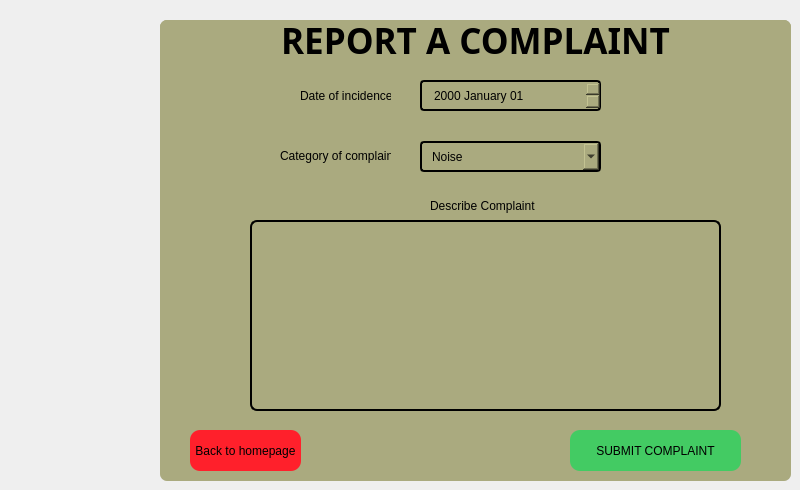
     <widget class="QWidget" name="pageReport_a_complaint">
      <widget class="QLabel" name="label_34">
       <property name="geometry">
        <rect>
         <x>160</x>
         <y>20</y>
         <width>631</width>
         <height>461</height>
        </rect>
       </property>
       <property name="styleSheet">
        <string notr="true">border-radius:7px;
background-color: rgb(170, 170, 127);</string>
       </property>
       <property name="text">
        <string/>
       </property>
      </widget>
      <widget class="QLabel" name="label_35">
       <property name="geometry">
        <rect>
         <x>300</x>
         <y>85</y>
         <width>91</width>
         <height>21</height>
        </rect>
       </property>
       <property name="styleSheet">
        <string notr="true">border-radius:7px;
background-color: rgb(170, 170, 127);</string>
       </property>
       <property name="text">
        <string>Date of incidence</string>
       </property>
      </widget>
      <widget class="QTextEdit" name="ted_pageReportAComplaint_describeComplaint">
       <property name="geometry">
        <rect>
         <x>250</x>
         <y>220</y>
         <width>471</width>
         <height>191</height>
        </rect>
       </property>
       <property name="styleSheet">
        <string notr="true">border-radius:7px;
background-color: rgb(170, 170, 127);
color: rgb(39, 39, 39);
border: 2px solid black</string>
       </property>
      </widget>
      <widget class="QDateEdit" name="date_pageReport_a_complaint_date_of_incedence">
       <property name="geometry">
        <rect>
         <x>420</x>
         <y>80</y>
         <width>181</width>
         <height>31</height>
        </rect>
       </property>
       <property name="styleSheet">
        <string notr="true">background-color: rgb(170, 170, 127);
border-radius: 4px;
border: 2px solid black;
padding-left:10px;</string>
       </property>
       <property name="displayFormat">
        <string>yyyy MMMM dd</string>
       </property>
      </widget>
      <widget class="QLabel" name="label_36">
       <property name="geometry">
        <rect>
         <x>280</x>
         <y>140</y>
         <width>111</width>
         <height>31</height>
        </rect>
       </property>
       <property name="styleSheet">
        <string notr="true">border-radius:7px;
background-color: rgb(170, 170, 127);</string>
       </property>
       <property name="text">
        <string>Category of complaint</string>
       </property>
      </widget>
      <widget class="QComboBox" name="combo_pageReportAComplaint_category_of_complaint">
       <property name="geometry">
        <rect>
         <x>420</x>
         <y>141</y>
         <width>181</width>
         <height>31</height>
        </rect>
       </property>
       <property name="styleSheet">
        <string notr="true">background-color: rgb(170, 170, 127);
border-radius: 4px;
border: 2px solid black;
padding-left:10px</string>
       </property>
       <item>
        <property name="text">
         <string>Noise</string>
        </property>
       </item>
       <item>
        <property name="text">
         <string>Payments</string>
        </property>
       </item>
       <item>
        <property name="text">
         <string>Maintenance and Repairs</string>
        </property>
       </item>
       <item>
        <property name="text">
         <string>House Hygene</string>
        </property>
       </item>
       <item>
        <property name="text">
         <string>Water</string>
        </property>
       </item>
       <item>
        <property name="text">
         <string>Electricity</string>
        </property>
       </item>
       <item>
        <property name="text">
         <string>Other tenants/Neighbours</string>
        </property>
       </item>
       <item>
        <property name="text">
         <string>House Management</string>
        </property>
       </item>
       <item>
        <property name="text">
         <string>Other</string>
        </property>
       </item>
      </widget>
      <widget class="QLabel" name="label_37">
       <property name="geometry">
        <rect>
         <x>430</x>
         <y>190</y>
         <width>111</width>
         <height>31</height>
        </rect>
       </property>
       <property name="styleSheet">
        <string notr="true">border-radius:7px;
background-color: rgb(170, 170, 127);</string>
       </property>
       <property name="text">
        <string>Describe Complaint</string>
       </property>
      </widget>
      <widget class="QLabel" name="label_38">
       <property name="geometry">
        <rect>
         <x>160</x>
         <y>20</y>
         <width>631</width>
         <height>41</height>
        </rect>
       </property>
       <property name="font">
        <font>
         <family>Bahnschrift Condensed</family>
         <pointsize>26</pointsize>
         <weight>75</weight>
         <bold>true</bold>
        </font>
       </property>
       <property name="styleSheet">
        <string notr="true">border-radius:7px;
background-color: rgb(170, 170, 127);</string>
       </property>
       <property name="text">
        <string>REPORT A COMPLAINT</string>
       </property>
       <property name="alignment">
        <set>Qt::AlignCenter</set>
       </property>
      </widget>
      <widget class="QPushButton" name="btn_pageReportAComplaint_backToHomepage">
       <property name="geometry">
        <rect>
         <x>190</x>
         <y>430</y>
         <width>111</width>
         <height>41</height>
        </rect>
       </property>
       <property name="styleSheet">
        <string notr="true">background-color:rgb(255, 32, 43);
border-radius:10px
</string>
       </property>
       <property name="text">
        <string>Back to homepage</string>
       </property>
      </widget>
      <widget class="QPushButton" name="btn_pageReportAComplaint_submitComplaint">
       <property name="geometry">
        <rect>
         <x>570</x>
         <y>430</y>
         <width>171</width>
         <height>41</height>
        </rect>
       </property>
       <property name="styleSheet">
        <string notr="true">background-color:rgb(67, 203, 99);
border-radius:10px
</string>
       </property>
       <property name="text">
        <string>SUBMIT COMPLAINT</string>
       </property>
       <property name="shortcut">
        <string>Return</string>
       </property>
      </widget>
      <widget class="QLabel" name="label_39">
       <property name="geometry">
        <rect>
         <x>160</x>
         <y>110</y>
         <width>631</width>
         <height>31</height>
        </rect>
       </property>
       <property name="font">
        <font>
         <weight>75</weight>
         <bold>true</bold>
        </font>
       </property>
       <property name="styleSheet">
        <string notr="true">border-radius:7px;
background-color: rgb(170, 170, 127);
color: rgb(207, 8, 22);</string>
       </property>
       <property name="text">
        <string/>
       </property>
       <property name="alignment">
        <set>Qt::AlignCenter</set>
       </property>
      </widget>
      <zorder>label_34</zorder>
      <zorder>label_35</zorder>
      <zorder>label_36</zorder>
      <zorder>combo_pageReportAComplaint_category_of_complaint</zorder>
      <zorder>label_37</zorder>
      <zorder>ted_pageReportAComplaint_describeComplaint</zorder>
      <zorder>label_38</zorder>
      <zorder>btn_pageReportAComplaint_backToHomepage</zorder>
      <zorder>btn_pageReportAComplaint_submitComplaint</zorder>
      <zorder>label_39</zorder>
      <zorder>date_pageReport_a_complaint_date_of_incedence</zorder>
     </widget>
